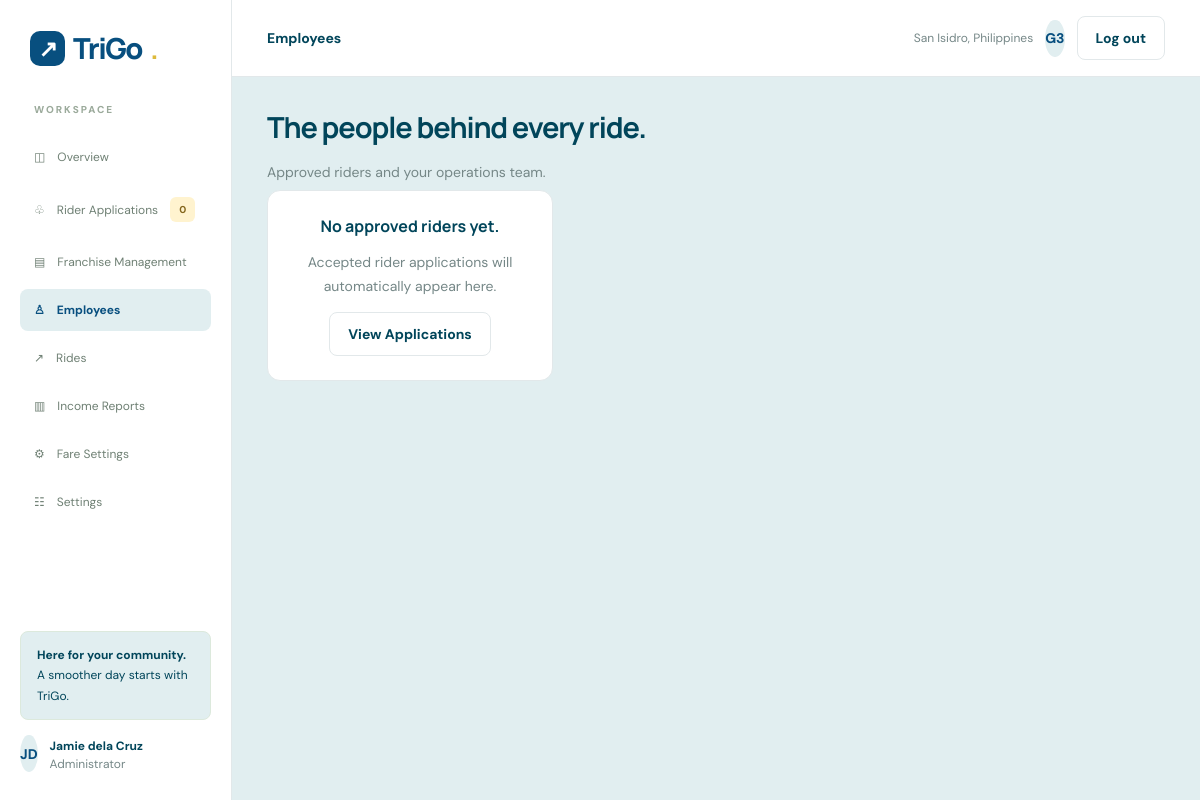
Before: /admin/employees.php with the older database file.
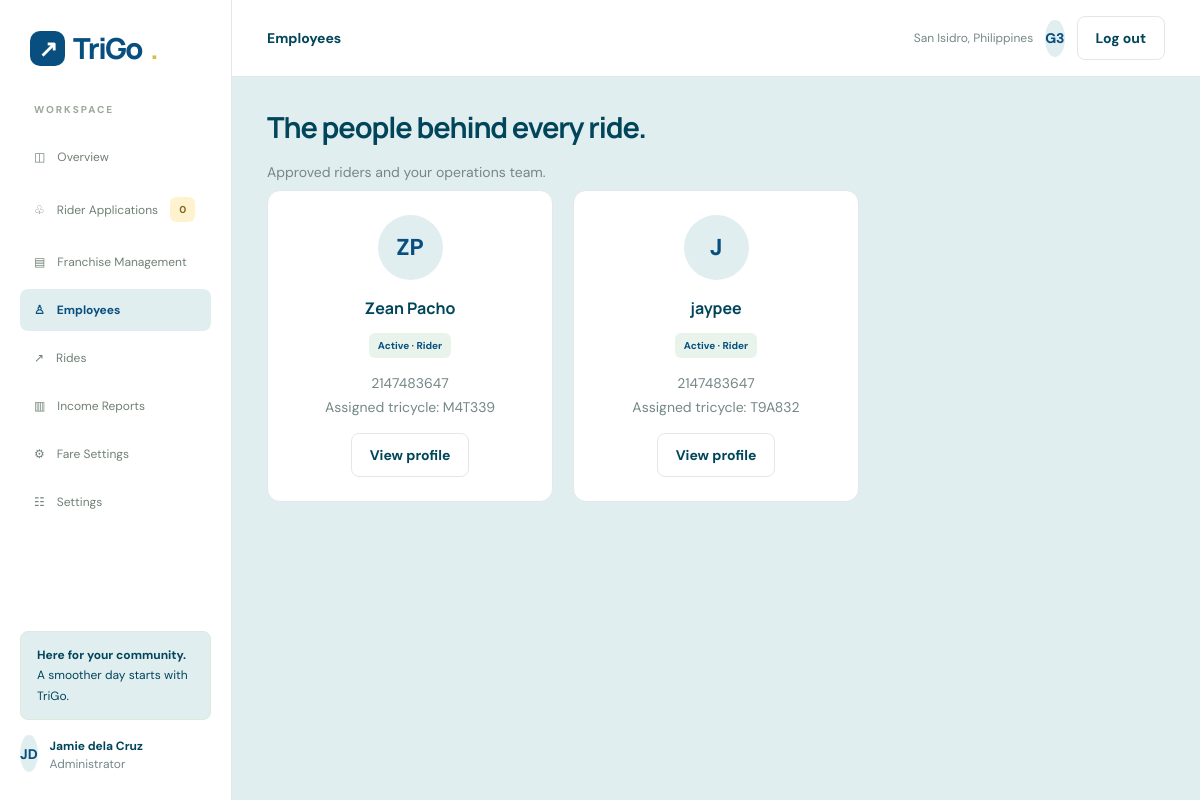
After: the same page with the newer database file.
### tables this page shows
CREATE TABLE `riders` (
  `id` int(11) NOT NULL,
  `rider_id` int(11) NOT NULL,
  `full_name` varchar(255) NOT NULL,
  `number` varchar(30) DEFAULT NULL,
  `email` varchar(255) NOT NULL,
  `license_num` varchar(50) DEFAULT NULL,
  `license_exp` date NOT NULL,
  `model` varchar(255) NOT NULL,
  `plate_number` varchar(50) NOT NULL
);

### admin/employees.php (the view, shortened to what this page needs)
<?php
include "../config/database.php";
$total = mysqli_query(
    $conn,
    "SELECT COUNT(*) AS total
     FROM rider_application
     WHERE status = 'pending'"
);
$pendingCount = mysqli_fetch_assoc($total)['total'] ?? 0;
$riders = mysqli_query(
    $conn,
    "SELECT *
     FROM riders
     ORDER BY id DESC"
);
function getInitials($name) {
    $parts = preg_split('/\s+/', trim($name));
    $initials = '';
    foreach ($parts as $part) {
        if ($part !== '') {
            $initials .= strtoupper(substr($part, 0, 1));
        }
    }
    return substr($initials, 0, 2);
}
?>
<!doctype html>
<html lang="en">
<head>
    <link
        rel="stylesheet"
        href="https://cdn.jsdelivr.net/npm/bootstrap@5.3.3/dist/css/bootstrap-grid.min.css"
    />
    <link rel="stylesheet" href="../assets/css/style.css" />
</head>
<body>
<div id="app">
<div class="app">
    <aside class="sidebar">
        <a class="logo">
            <span class="mark">↗</span>TriGo<b>.</b>
        </a>
        <div class="eyebrow" style="padding-left: 14px; color: #9baa9b">
            WORKSPACE
        </div>
        <a class="sideitem" href="admin.php">
            <span>◫</span>Overview
        </a>
        <a class="sideitem" href="rider-applications.php">
            <span>♧</span>Rider Applications
            <span class="badge amber">
                <?php echo (int)$pendingCount; ?>
            </span>
        </a>
        <a class="sideitem" href="franchise-management.php">
            <span>▤</span>Franchise Management
        </a>
        <a class="sideitem active" href="employees.php">
            <span>♙</span>Employees
        </a>
        <a class="sideitem" href="rides.php">
            <span>↗</span>Rides
        </a>
        <a class="sideitem" href="income-reports.php">
            <span>▥</span>Income Reports
        </a>
        <a class="sideitem" href="fare-settings.php">
            <span>⚙</span>Fare Settings
        </a>
        <a class="sideitem" href="settings.php">
            <span>☷</span>Settings
        </a>
        <div class="sidebottom">
            <div class="notice">
                <strong>Here for your community.</strong>
                <br />A smoother day starts with TriGo.
            </div>
            <div class="row">
                <div class="avatar">JD</div>
                <div>
                    <strong class="small">Jamie dela Cruz</strong>
                    <br />
                    <span class="small muted">Administrator</span>
                </div>
            </div>
        </div>
    </aside>
    <main class="main">
        <div class="topbar row between">
            <strong>Employees</strong>
            <div class="row">
                <span class="small muted">
                    San Isidro, Philippines
                </span>
                <span class="avatar">G3</span>
                <a class="button outline" href="../logout.php">
                    Log out
                </a>
            </div>
        </div>
        <div class="content">
            <div class="pagehead row between">
                <div>
                    <h1>The people behind every ride.</h1>
                    <p>
                        Approved riders and your operations team.
                    </p>
                </div>
            </div>
            <div class="grid employees">
                <?php if (mysqli_num_rows($riders) > 0) { ?>
                    <?php while ($row = mysqli_fetch_assoc($riders)) { ?>
                        <?php
                            $name = htmlspecialchars(
                                $row['full_name'],
                                ENT_QUOTES,
                                'UTF-8'
                            );
                            $number = htmlspecialchars(
                                $row['number'],
                                ENT_QUOTES,
                                'UTF-8'
                            );
                            $plate = htmlspecialchars(
                                $row['plate_number'],
                                ENT_QUOTES,
                                'UTF-8'
                            );
                            $initials = getInitials($row['full_name']);
                        ?>
                        <div class="card">
                            <div class="avatar big">
                                <?php echo htmlspecialchars($initials); ?>
                            </div>
                            <h3>
                                <?php echo $name; ?>
                            </h3>
                            <span class="badge">
                                Active · Rider
                            </span>
                            <p>
                                <?php echo $number; ?>
                                <br />
                                Assigned tricycle:
                                <?php echo $plate; ?>
                            </p>
                           <a
                                class="button outline"
                                href="rider-profile.php?id=<?php echo (int)$row['id']; ?>"
                            >
                                View profile
                            </a>
                        </div>
                    <?php } ?>
                <?php } else { ?>
                    <div class="card">
                        <h3>No approved riders yet.</h3>
                        <p>
                            Accepted rider applications will
                            automatically appear here.
                        </p>
                        <a
                            class="button outline"
                            href="rider-applications.php"
                        >
                            View Applications
                        </a>
                    </div>
                <?php } ?>
            </div>
        </div>
    </main>
</div>
</div>
</body>
</html>

### assets/css/style.css (style rules this page uses)
:root { --g: #084f7f; --n: #01455a; --m: #758787; --l: #e2e8ea; --y: #f6d365; }
* { box-sizing: border-box; }
body { margin: 0; background: #e1eef0; color: var(--n); font: 14px "DM Sans", sans-serif; }
:is(button, .button), input, select, textarea { font: inherit; }
:is(button, .button), a { cursor: pointer; }
a { text-decoration: none; color: inherit; }
:is(button, .button) { border: 0; border-radius: 8px; padding: 12px 18px; color: white; background: var(--g); font-weight: 700; }
h1, h2, h3 { font-family: Manrope, sans-serif; margin: 0 0 14px; }
h1 { font-size: 32px; letter-spacing: -1.1px; }
h3 { font-size: 16px; }
p { color: var(--m); line-height: 1.7; }
.logo { font: 800 29px Manrope; color: var(--g); letter-spacing: -1.5px; display: flex; align-items: center; gap: 8px; }
.mark { display: grid; place-items: center; width: 35px; height: 35px; border-radius: 10px; background: var(--g); color: white; font-size: 23px; }
.logo b { color: #ddba3c; }
.row { display: flex; align-items: center; gap: 12px; }
.between { justify-content: space-between; }
.outline { background: white; border: 1px solid var(--l); color: var(--n); }
.small { font-size: 12px; }
.muted { color: var(--m); }
.eyebrow { font-size: 10px; letter-spacing: 2px; font-weight: 800; color: var(--g); margin-bottom: 20px; }
.grid { display: grid; gap: 20px; }
.card { padding: 24px; background: white; border: 1px solid var(--l); border-radius: 13px; }
.badge { display: inline-block; border-radius: 6px; padding: 6px 9px; font-size: 10px; font-weight: 700; background: #e8f4eb; color: var(--g); }
.amber { background: #fff3cf; color: #83651b; }
.notice { background: #e1eef0; border: 1px solid #dce9dc; border-radius: 8px; padding: 13px 16px; font-size: 12px; line-height: 1.7; margin: 15px 0; margin-top: 50px; }
.app { display: flex; min-height: calc(100vh - 29px); }
.sidebar { width: 232px; background: white; border-right: 1px solid var(--l); padding: 28px 20px; position: fixed; top: 0px; bottom: 0; display: flex; flex-direction: column; }
.sidebar .logo { padding: 0 10px 35px; }
.sideitem { padding: 13px 14px; border-radius: 8px; margin-bottom: 6px; color: #6f8074; display: flex; gap: 12px; align-items: center; font-size: 12px; }
.sideitem.active { background: #e1eef0; color: var(--g); font-weight: 700; }
.sidebottom { margin-top: auto; }
.main { margin-left: 232px; flex: 1; min-width: 0; }
.topbar { height: 77px; padding: 0 35px; background: white; border-bottom: 1px solid var(--l); }
.content { padding: 30px 35px; }
.pagehead { margin-bottom: 27px; }
.pagehead h1 { font-size: 29px; }
.pagehead p { margin: 5px 0; }
.avatar { width: 37px; height: 37px; border-radius: 50%; display: grid; place-items: center; background: #e1eef0; color: var(--g); font-weight: 800; flex-shrink: 0; }
.big { width: 65px; height: 65px; font-size: 23px; }
.employees { grid-template-columns: repeat(3, 1fr); }
.employees .card { text-align: center; }
.employees .avatar { margin: 0 auto 17px; }
.row { --bs-gutter-x: 0; --bs-gutter-y: 0; margin: 0; flex-wrap: nowrap; }
.row > * { width: auto; max-width: none; padding: 0; margin-top: 0; flex-shrink: 1; }
.row > :is(button, .button) { padding: 12px 18px; }
.row > .avatar, .row > .icon { flex-shrink: 0; }
.button { display: inline-block; text-align: center; }

Changed rows visible on the page:
added riders: full_name "ZP", full_name "Zean Pacho", number "2147483647", plate_number "M4T339"
added riders: full_name "J", full_name "jaypee", number "2147483647", plate_number "T9A832"
Other visible differences:
text no longer shown: "No approved riders yet. Accepted rider applications will automatically appear here. View Applications"
